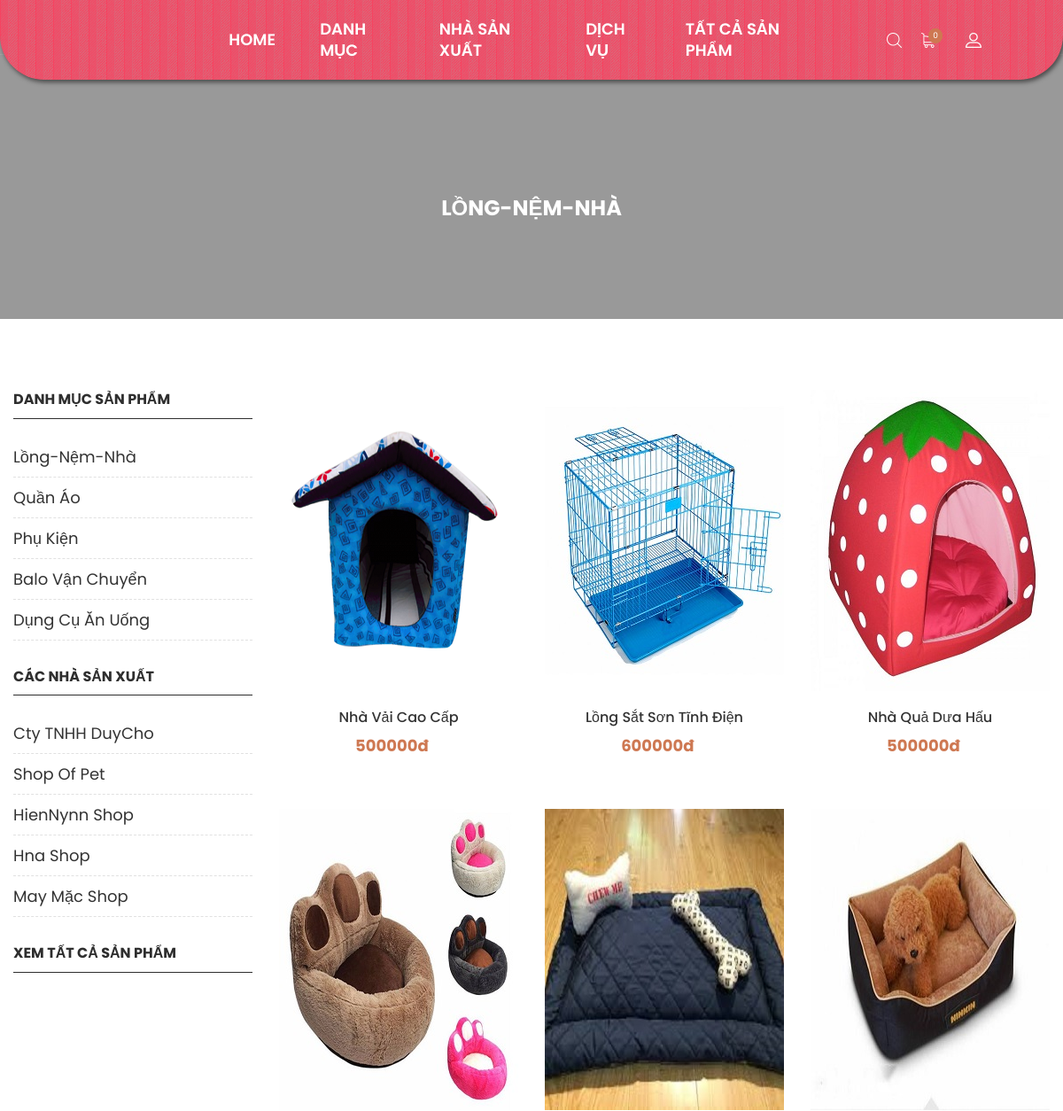
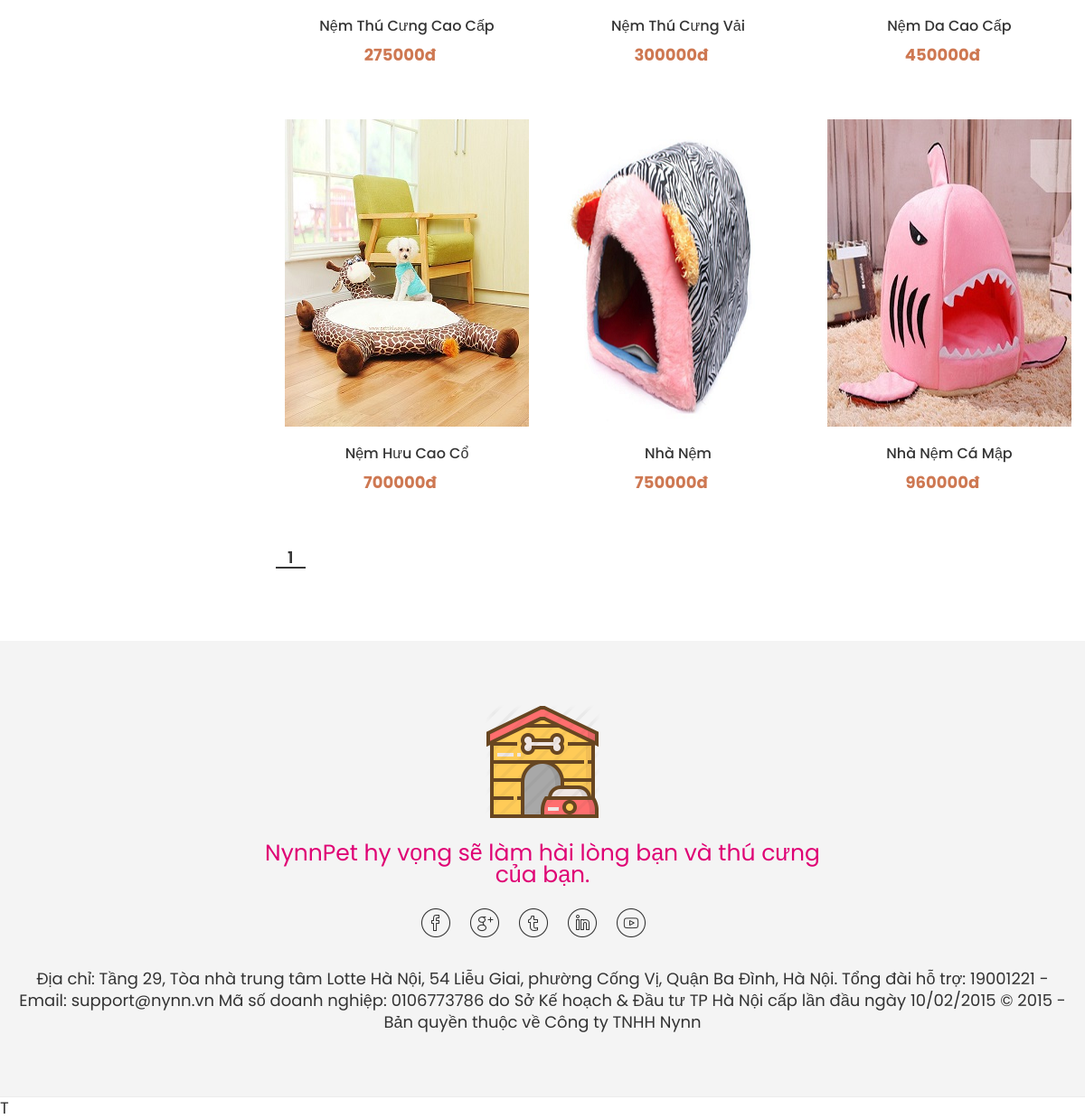
The app's page /cacdanhmuc.php?ID=1 (signed in) with its own data (2 pictures, top to bottom).
### tables this page shows
CREATE TABLE IF NOT EXISTS `danhmuc` (
  `ID` int(11) NOT NULL AUTO_INCREMENT,
  `TenDM` varchar(255) DEFAULT NULL,
  PRIMARY KEY (`ID`) USING BTREE,
  KEY `ID` (`ID`) USING BTREE,
  KEY `ID_2` (`ID`) USING BTREE,
  KEY `ID_3` (`ID`) USING BTREE,
  KEY `ID_4` (`ID`) USING BTREE,
  KEY `ID_5` (`ID`) USING BTREE,
  KEY `ID_6` (`ID`) USING BTREE,
  KEY `ID_7` (`ID`) USING BTREE,
  KEY `ID_8` (`ID`) USING BTREE,
  KEY `ID_9` (`ID`) USING BTREE
);

CREATE TABLE IF NOT EXISTS `nsx` (
  `ID` int(11) NOT NULL AUTO_INCREMENT,
  `TenNSX` varchar(255) DEFAULT NULL,
  PRIMARY KEY (`ID`) USING BTREE,
  KEY `ID` (`ID`) USING BTREE,
  KEY `ID_2` (`ID`) USING BTREE,
  KEY `ID_3` (`ID`) USING BTREE,
  KEY `ID_4` (`ID`) USING BTREE,
  KEY `ID_5` (`ID`) USING BTREE,
  KEY `ID_6` (`ID`) USING BTREE,
  KEY `ID_7` (`ID`) USING BTREE,
  KEY `ID_8` (`ID`) USING BTREE,
  KEY `ID_9` (`ID`) USING BTREE
);

CREATE TABLE IF NOT EXISTS `sanpham` (
  `ID` int(11) NOT NULL AUTO_INCREMENT,
  `TenSP` varchar(255) DEFAULT NULL,
  `LoaiSP` int(255) DEFAULT NULL,
  `MoTa` text,
  `NgayTao` date DEFAULT NULL,
  `SoLuong` int(11) DEFAULT NULL,
  `HinhAnh` varchar(50) DEFAULT NULL,
  `XuatXu` varchar(50) DEFAULT NULL,
  `MaNSX` int(11) DEFAULT NULL,
  `Gia` float DEFAULT NULL,
  `LuotXem` int(10) UNSIGNED ZEROFILL DEFAULT '0000000000',
  `TinhTrang` varchar(0) DEFAULT NULL,
  PRIMARY KEY (`ID`) USING BTREE,
  KEY `MaNSX` (`MaNSX`) USING BTREE,
  KEY `LoaiSP` (`LoaiSP`) USING BTREE
);

### config.php (called while the page is built, shortened)
<?php
function load($sql) {
	$cn = new mysqli(HOST, UID, PWD, DB);
	$cn->query("set names 'utf8'");
    $rs = $cn->query($sql);
	return $rs;
}

### cacdanhmuc.php (the view, shortened to what this page needs)
	<?php
	include_once("header.php");
if(isset($_GET["ID"]))
{
	$maLoai=$_GET["ID"];
	$sqlDanhMuc = "select * from danhmuc";
	$rsDanhMuc = load($sqlDanhMuc);
	$sqlNSX = "select * from nsx";
	$rsNSX = load($sqlNSX);
}
?>
        <div class="page-shop-sidebar left--sidebar bg--white section-padding--lg"style="background-color: white;">
        	<div class="container">
        		<div class="row">
        			<div class="col-lg-3 col-12 order-2 order-lg-1 md-mt-40 sm-mt-40">
        				<div class="shop__sidebar">
						<aside class="wedget__categories poroduct--cat">
        						<a href=" allloai.php" ><h3 class="wedget__title">Danh mục sản phẩm</h3></a>
        						<ul>
								<?php
												while($dataDanhMuc = $rsDanhMuc->fetch_object()) {
											?>
											<li><a href="cacdanhmuc.php?ID=<?php echo $dataDanhMuc->ID ?>"><?php echo $dataDanhMuc->TenDM ?></a></li>
											<?php } ?>
        						</ul>
        					</aside>
        					<aside class="wedget__categories poroduct--cat">
        						<a href=" allnsx.php" ><h3 class="wedget__title">Các nhà sản xuất</h3></a>
        						<ul>
								<?php
												while($dataNSX = $rsNSX->fetch_object()) {
											?>
											<li><a href="cacnsx.php?ID=<?php echo $dataNSX->ID ?>"><?php echo $dataNSX->TenNSX ?></a></li>
											<?php } ?>
        						</ul>
        					</aside>
        					<aside class="wedget__categories poroduct--cat">
        						<a href=" tatca.php"> <h3 class="wedget__title">Xem tất cả sản phẩm </h3></a>
        					</aside>
        				</div>
        			</div>
        			<div class="col-lg-9 col-12 order-1 order-lg-2">
        				<div class="tab__container">
	        				<div class="shop-grid tab-pane fade show active" id="nav-grid" role="tabpanel">
	        					<div class="row">
<?php
require_once 'config.php';
 $rowperpage=9;
   $curpage=1;
   $offset=($curpage-1)*$rowperpage;
     $sqlTagPro = "select * from sanpham s where s.LoaiSP = '$maLoai' LIMIT $offset, $rowperpage";
$rsTagPro = load($sqlTagPro);
									while($data = $rsTagPro->fetch_object())
									 {
				        			?>
		        					<div class="product product__style--3 col-lg-4 col-md-4 col-sm-6 col-12">
									<form method="post" action="">
							<div class="product__thumb">
								<a class="first__img" href="product_detail.php?id=<?php echo $data->ID; ?>"><img src="<?php echo $data->HinhAnh; ?>" alt="product image"></a>
							</div>
							<div class="product__content content--center">
								<h4><a href="product_detail.php?id=<?php echo $data->ID; ?>"><?php echo $data->TenSP; ?></a></h4>
								<ul class="prize d-flex">
									<li><?php echo $data->Gia; ?>đ</li>
								</ul>
							</div>
						</form>
		        					</div>
		        				<?php  }
        		        				 $sql="select count(*) from sanpham  s where s.LoaiSP = '$maLoai' ";
	$rs=load($sql);
	$row = mysqli_fetch_array($rs);
	  $number_of_rows=$row[0];
	  $number_of_pages=ceil($number_of_rows/$rowperpage);
	  ?>
	  <center>
	   <ul class="wn__pagination" >
	    <?php
	    for($page=1;$page<=$number_of_pages;$page++)
		{
			?>
				 <li class="active"> <?php echo "<a href='cacdanhmuc.php?ID=".$maLoai."&page=".$page."'>".$page."</a>"; ?></li>
			<?php
		}
        ?>
    </ul>
    </center>
	        					</div>
	        				</div>
        				</div>
        			</div>
        		</div>
        	</div>
        </div>
<?php include_once("footer.php"); ?>

### header.php (shortened to what this page needs)
<?php
require_once 'config.php';
$current_file = basename($_SERVER['PHP_SELF']);
if ($current_file == "index.php")
	$current_title = "Trang chủ";
else if ($current_file == "my-account.php")
	$current_title = "Tài khoản";
else if ($current_file == "product_detail.php")
	$current_title = "Chi tiết sản phẩm";
else if ($current_file == "cart.php")
	$current_title = "Giỏ hàng";
else if ($current_file == "checkout.php")
	$current_title = "Thanh toán";
else if ($current_file == "allloai.php")
	$current_title = "Tất cả sản phẩm";
else if ($current_file == "allnsx.php")
	$current_title = "Tất cả sản phẩm";
else if ($current_file == "tatca.php")
	$current_title = "Tất cả sản phẩm";
else if ($current_file == "cacdanhmuc.php") {
	if (isset($_GET['ID'])) {
		$ID = intval($_GET['ID']);
		$sql="select * from danhmuc where ID = $ID";
		$load = load($sql);
		$current_title = $load->fetch_object()->TenDM;
	}
}
if(isset($_SESSION["current_user"]))
	$idUser = $_SESSION["current_user"]->ID;
if (isset($_SESSION["current_user"])) {
	$sqlItem = "select d.TongTien as TT, sum(c.SL) as TongSoSP
					from dathang d, chitietdh c
					where UserID = '$idUser' and c.DatHangID = d.ID and d.TinhTrang = 'Chưa giao'";
	$rsSqlItem = load($sqlItem);
	$dataSqlItem = $rsSqlItem->fetch_object();
	if ($dataSqlItem->TongSoSP == "")
		$dataSqlItem->TongSoSP = 0;
}
else {
	$num = 0;
	$dataSqlItem->TongSoSP = 0;
}
?>
<!Doctype html>
<html class="no-js" lang="zxx">
<head>
	<link rel="stylesheet" href="css/bootstrap.min.css">
	<link rel="stylesheet" href="css/plugins.css">
	<link rel="stylesheet" href="style.css">
   <link rel="stylesheet" href="css/custom.css">
</head>
<body>
	<div class="wrapper" id="wrapper">
<header id="wn__header" class="oth-page header__area header__absolute sticky__header">
			<div class="container-fluid">
				<div class="row">
					<div class="col-md-4 col-sm-4 col-7 col-lg-2">
					</div>
					<div class="col-lg-8 d-none d-lg-block">
						<nav class="mainmenu__nav">
							<ul class="meninmenu d-flex justify-content-start">
								<li class="drop with--one--item"><a href="index.php">Home</a></li>
								<li class="drop"><a href="allloai.php">Danh Mục</a>
								</li>
								<li class="drop"><a href="allnsx.php">Nhà sản xuất</a>
								</li>
								<li class="drop"><a href="dichvu.php">Dịch vụ</a>
								</li>
								<li><a href="tatca.php">Tất cả sản phẩm</a></li>
							</ul>
						</nav>
					</div>
					<div class="col-md-8 col-sm-8 col-5 col-lg-2">
						<ul class="header__sidebar__right d-flex justify-content-end align-items-center">
							<li class="shop_search"><a class="search__active" href="#"></a></li>
							<li class="shopcart"><a class="cartbox_active" href="#"><span class="product_qun"><?php echo $dataSqlItem->TongSoSP ?></span></a>
							</li>
							<li class="setting__bar__icon"><a class="setting__active" href="#"></a>
								</div>
					</div>
				</div>
			</div>
<?php
	if ($current_file == "index.php") {
?>
<div class="slider-area brown__nav slider--15 slide__activation slide__arrow01 owl-carousel owl-theme">
<div class="slide animation__style10 bg-image--1 fullscreen align__center--left">
	<div class="container">
		<div class="row">
			<div class="col-lg-12">
				<div class="slider__content">
					<div class="contentbox">
						<h2>Buy <span>your </span></h2>
						<h2>favourite <span>Product </span></h2>
						<h2>from <span>NynnPet </span></h2>
						<a class="shopbtn" href="#">shop now</a>
					</div>
				</div>
			</div>
		</div>
	</div>
</div>
<div class="slide animation__style10 bg-image--7 fullscreen align__center--left">
	<div class="container">
		<div class="row">
			<div class="col-lg-12">
				<div class="slider__content">
					<div class="contentbox">
						<h2>Buy <span>your </span></h2>
						<h2>favourite <span>Product </span></h2>
						<h2>from <span>Here </span></h2>
						<a class="shopbtn" href="#">shop now</a>
					</div>
				</div>
			</div>
		</div>
	</div>
</div>
</div>
<?php }
	else {
?>
<div class="ht__bradcaump__area bg-image-header">
            <div class="container">
                <div class="row">
                    <div class="col-lg-12">
                        <div class="bradcaump__inner text-center">
                        	<h2 class="bradcaump-title"><?php echo $current_title ?></h2>
                        </div>
                    </div>
                </div>
            </div>
        </div>
<?php }
?>

### css/custom.css (style rules this page uses)
.shop_search { margin-right:15px; }

### records on screen
danhmuc: TenDM "LỒNG-NỆM-NHÀ", TenDM "Lồng-Nệm-Nhà"
danhmuc: TenDM "Quần Áo"
danhmuc: TenDM "Phụ Kiện"
danhmuc: TenDM "Balo Vận Chuyển"
danhmuc: TenDM "Dụng Cụ Ăn Uống"
nsx: TenNSX "Cty TNHH DuyCho"
nsx: TenNSX "Shop Of Pet"
nsx: TenNSX "HienNynn Shop"
nsx: TenNSX "Hna Shop"
nsx: TenNSX "May Mặc Shop"
sanpham: HinhAnh (picture), TenSP "Nhà Vải Cao Cấp", Gia "500000"
sanpham: HinhAnh (picture), TenSP "Lồng Sắt Sơn Tĩnh Điện", Gia "600000"
sanpham: HinhAnh (picture), TenSP "Nhà Quả Dưa Hấu", Gia "500000"
sanpham: HinhAnh (picture), TenSP "Nệm Thú Cưng Cao Cấp", Gia "275000"
sanpham: HinhAnh (picture), TenSP "Nệm Thú Cưng Vải", Gia "300000"
sanpham: HinhAnh (picture), TenSP "Nệm Da Cao Cấp", Gia "450000"
sanpham: HinhAnh (picture), TenSP "Nệm Hưu Cao Cổ", Gia "700000"
sanpham: HinhAnh (picture), TenSP "Nhà Nệm", Gia "750000"
sanpham: HinhAnh (picture), TenSP "Nhà Nệm Cá Mập", Gia "960000"

### other values on screen
$dataSqlItem->TongSoSP "0"
